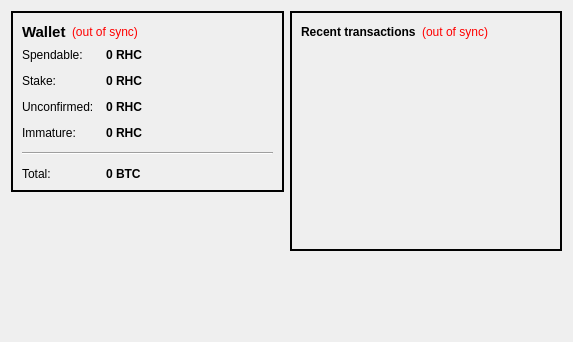
<?xml version="1.0" encoding="UTF-8"?>
<ui version="4.0">
 <class>OverviewPage</class>
 <widget class="QWidget" name="OverviewPage">
  <property name="geometry">
   <rect>
    <x>0</x>
    <y>0</y>
    <width>573</width>
    <height>342</height>
   </rect>
  </property>
  <property name="windowTitle">
   <string>Form</string>
  </property>
  <layout class="QHBoxLayout" name="horizontalLayout" stretch="1,1">
   <item>
    <layout class="QVBoxLayout" name="verticalLayout_2">
     <item>
      <widget class="QFrame" name="frame">
<property name="styleSheet">
        <string notr="true">#frame {
border: 2px solid #010101;
}</string>
       </property>
       <property name="frameShape">
        <enum>QFrame::StyledPanel</enum>
       </property>
       <property name="frameShadow">
        <enum>QFrame::Raised</enum>
       </property>
       <layout class="QVBoxLayout" name="verticalLayout_4">
        <item>
         <layout class="QHBoxLayout" name="horizontalLayout_4">
          <item>
           <widget class="QLabel" name="label_5">
            <property name="font">
             <font>
              <pointsize>11</pointsize>
              <weight>75</weight>
              <bold>true</bold>
             </font>
            </property>
            <property name="text">
             <string>Wallet</string>
            </property>
           </widget>
          </item>
          <item>
           <widget class="QLabel" name="labelWalletStatus">
            <property name="toolTip">
             <string>The displayed information may be out of date. Your wallet automatically synchronizes with the RhinoCoin2 network after a connection is established, but this process has not completed yet.</string>
            </property>
            <property name="styleSheet">
             <string notr="true">QLabel { color: red; }</string>
            </property>
            <property name="text">
             <string notr="true">(out of sync)</string>
            </property>
            <property name="alignment">
             <set>Qt::AlignLeading|Qt::AlignLeft|Qt::AlignVCenter</set>
            </property>
           </widget>
          </item>
          <item>
           <spacer name="horizontalSpacer_2">
            <property name="orientation">
             <enum>Qt::Horizontal</enum>
            </property>
            <property name="sizeHint" stdset="0">
             <size>
              <width>40</width>
              <height>20</height>
             </size>
            </property>
           </spacer>
          </item>
         </layout>
        </item>
        <item>
         <layout class="QFormLayout" name="formLayout_2">
          <property name="fieldGrowthPolicy">
           <enum>QFormLayout::AllNonFixedFieldsGrow</enum>
          </property>
          <property name="horizontalSpacing">
           <number>12</number>
          </property>
          <property name="verticalSpacing">
           <number>12</number>
          </property>
          <item row="0" column="0">
           <widget class="QLabel" name="label">
            <property name="text">
             <string>Spendable:</string>
            </property>
           </widget>
          </item>
          <item row="0" column="1">
           <widget class="QLabel" name="labelBalance">
            <property name="font">
             <font>
              <weight>75</weight>
              <bold>true</bold>
             </font>
            </property>
            <property name="cursor">
             <cursorShape>IBeamCursor</cursorShape>
            </property>
            <property name="toolTip">
             <string>Your current spendable balance</string>
            </property>
            <property name="text">
             <string notr="true">0 RHC</string>
            </property>
            <property name="textInteractionFlags">
             <set>Qt::LinksAccessibleByMouse|Qt::TextSelectableByKeyboard|Qt::TextSelectableByMouse</set>
            </property>
           </widget>
          </item>
          <item row="1" column="0">
           <widget class="QLabel" name="label_6">
            <property name="text">
             <string>Stake:</string>
            </property>
           </widget>
          </item>
          <item row="1" column="1">
           <widget class="QLabel" name="labelStake">
            <property name="font">
             <font>
              <weight>75</weight>
              <bold>true</bold>
             </font>
            </property>
            <property name="cursor">
             <cursorShape>IBeamCursor</cursorShape>
            </property>
            <property name="toolTip">
             <string>Total of coins that was staked, and do not yet count toward the current balance</string>
            </property>
            <property name="text">
             <string notr="true">0 RHC</string>
            </property>
            <property name="textInteractionFlags">
             <set>Qt::LinksAccessibleByMouse|Qt::TextSelectableByKeyboard|Qt::TextSelectableByMouse</set>
            </property>
           </widget>
          </item>
          <item row="2" column="0">
           <widget class="QLabel" name="label_3">
            <property name="text">
             <string>Unconfirmed:</string>
            </property>
           </widget>
          </item>
          <item row="2" column="1">
           <widget class="QLabel" name="labelUnconfirmed">
            <property name="font">
             <font>
              <weight>75</weight>
              <bold>true</bold>
             </font>
            </property>
            <property name="cursor">
             <cursorShape>IBeamCursor</cursorShape>
            </property>
            <property name="toolTip">
             <string>Total of transactions that have yet to be confirmed, and do not yet count toward the current balance</string>
            </property>
            <property name="text">
             <string notr="true">0 RHC</string>
            </property>
            <property name="textInteractionFlags">
             <set>Qt::LinksAccessibleByMouse|Qt::TextSelectableByKeyboard|Qt::TextSelectableByMouse</set>
            </property>
           </widget>
          </item>
          <item row="3" column="0">
           <widget class="QLabel" name="labelImmatureText">
            <property name="text">
             <string>Immature:</string>
            </property>
           </widget>
          </item>
          <item row="3" column="1">
           <widget class="QLabel" name="labelImmature">
            <property name="font">
             <font>
              <weight>75</weight>
              <bold>true</bold>
             </font>
            </property>
            <property name="toolTip">
             <string>Mined balance that has not yet matured</string>
            </property>
            <property name="text">
             <string notr="true">0 RHC</string>
            </property>
            <property name="textInteractionFlags">
             <set>Qt::LinksAccessibleByMouse|Qt::TextSelectableByKeyboard|Qt::TextSelectableByMouse</set>
            </property>
           </widget>
          </item>
          <item row="4" column="0" colspan="2">
           <widget class="Line" name="line">
            <property name="orientation">
             <enum>Qt::Horizontal</enum>
            </property>
           </widget>
          </item>
          <item row="5" column="0">
           <widget class="QLabel" name="labelTotalText">
            <property name="text">
             <string>Total:</string>
            </property>
           </widget>
          </item>
          <item row="5" column="1">
           <widget class="QLabel" name="labelTotal">
            <property name="font">
             <font>
              <weight>75</weight>
              <bold>true</bold>
             </font>
            </property>
            <property name="cursor">
             <cursorShape>IBeamCursor</cursorShape>
            </property>
            <property name="toolTip">
             <string>Your current total balance</string>
            </property>
            <property name="text">
             <string notr="true">0 BTC</string>
            </property>
            <property name="textInteractionFlags">
             <set>Qt::LinksAccessibleByMouse|Qt::TextSelectableByKeyboard|Qt::TextSelectableByMouse</set>
            </property>
           </widget>
          </item>
         </layout>
        </item>
       </layout>
      </widget>
     </item>
     <item>
      <spacer name="verticalSpacer">
       <property name="orientation">
        <enum>Qt::Vertical</enum>
       </property>
       <property name="sizeHint" stdset="0">
        <size>
         <width>20</width>
         <height>40</height>
        </size>
       </property>
      </spacer>
     </item>
     <item>
      <widget class="QLabel" name="label_6">
       <property name="text">
        <string/>
       </property>
       <property name="pixmap">
        <pixmap resource="../bitcoin.qrc">:/images/backg</pixmap>
       </property>
       <property name="scaledContents">
        <bool>false</bool>
       </property>
       <property name="alignment">
        <set>Qt::AlignCenter</set>
       </property>
       <property name="margin">
        <number>-2</number>
       </property>
      </widget>
     </item>
    </layout>
   </item>
   <item>
    <layout class="QVBoxLayout" name="verticalLayout_3">
     <item>
      <widget class="QFrame" name="frame_2">
<property name="styleSheet">
        <string notr="true">#frame_2 {
border: 2px solid #010101;
}</string>
       </property>
       <property name="frameShape">
        <enum>QFrame::StyledPanel</enum>
       </property>
       <property name="frameShadow">
        <enum>QFrame::Raised</enum>
       </property>
       <layout class="QVBoxLayout" name="verticalLayout">
        <item>
         <layout class="QHBoxLayout" name="horizontalLayout_2">
          <item>
           <widget class="QLabel" name="label_4">
            <property name="text">
             <string>&lt;b&gt;Recent transactions&lt;/b&gt;</string>
            </property>
           </widget>
          </item>
          <item>
           <widget class="QLabel" name="labelTransactionsStatus">
            <property name="toolTip">
             <string>The displayed information may be out of date. Your wallet automatically synchronizes with the RhinoCoin2 network after a connection is established, but this process has not completed yet.</string>
            </property>
            <property name="styleSheet">
             <string notr="true">QLabel { color: red; }</string>
            </property>
            <property name="text">
             <string notr="true">(out of sync)</string>
            </property>
            <property name="alignment">
             <set>Qt::AlignRight|Qt::AlignTrailing|Qt::AlignVCenter</set>
            </property>
           </widget>
          </item>
          <item>
           <spacer name="horizontalSpacer">
            <property name="orientation">
             <enum>Qt::Horizontal</enum>
            </property>
            <property name="sizeHint" stdset="0">
             <size>
              <width>40</width>
              <height>20</height>
             </size>
            </property>
           </spacer>
          </item>
         </layout>
        </item>
        <item>
         <widget class="QListView" name="listTransactions">
          <property name="styleSheet">
           <string notr="true">QListView { background: transparent; }</string>
          </property>
          <property name="frameShape">
           <enum>QFrame::NoFrame</enum>
          </property>
          <property name="verticalScrollBarPolicy">
           <enum>Qt::ScrollBarAlwaysOff</enum>
          </property>
          <property name="horizontalScrollBarPolicy">
           <enum>Qt::ScrollBarAlwaysOff</enum>
          </property>
          <property name="selectionMode">
           <enum>QAbstractItemView::NoSelection</enum>
          </property>
         </widget>
        </item>
       </layout>
      </widget>
     </item>
     <item>
      <spacer name="verticalSpacer_2">
       <property name="orientation">
        <enum>Qt::Vertical</enum>
       </property>
       <property name="sizeHint" stdset="0">
        <size>
         <width>20</width>
         <height>40</height>
        </size>
       </property>
      </spacer>
     </item>
    </layout>
   </item>
  </layout>
 </widget>
 <resources/>
 <connections/>
</ui>
